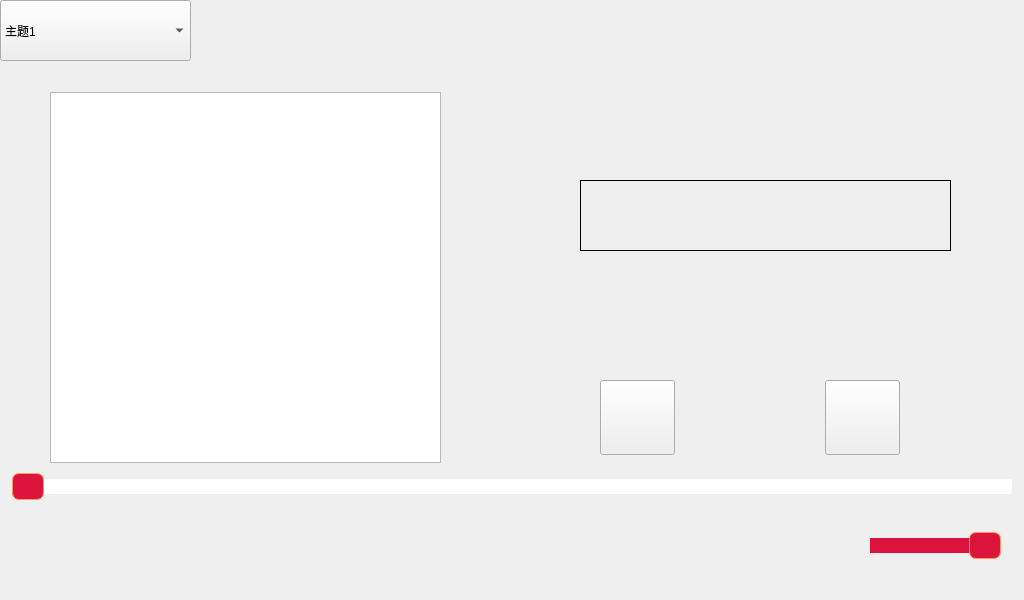
<?xml version="1.0" encoding="UTF-8"?>
<ui version="4.0">
 <class>Widget</class>
 <widget class="QWidget" name="Widget">
  <property name="geometry">
   <rect>
    <x>0</x>
    <y>0</y>
    <width>1024</width>
    <height>600</height>
   </rect>
  </property>
  <property name="mouseTracking">
   <bool>false</bool>
  </property>
  <property name="windowTitle">
   <string>Widget</string>
  </property>
  <widget class="QLabel" name="timeLabel">
   <property name="geometry">
    <rect>
     <x>60</x>
     <y>520</y>
     <width>251</width>
     <height>61</height>
    </rect>
   </property>
   <property name="font">
    <font>
     <family>Nirmala UI</family>
    </font>
   </property>
   <property name="styleSheet">
    <string notr="true">color:white;</string>
   </property>
   <property name="text">
    <string/>
   </property>
  </widget>
  <widget class="QPushButton" name="pushButtonMenu">
   <property name="geometry">
    <rect>
     <x>731</x>
     <y>11</y>
     <width>52</width>
     <height>49</height>
    </rect>
   </property>
   <property name="text">
    <string/>
   </property>
   <property name="icon">
    <iconset resource="image/res.qrc">
     <normaloff>:/fenlei.png</normaloff>:/fenlei.png</iconset>
   </property>
   <property name="iconSize">
    <size>
     <width>50</width>
     <height>50</height>
    </size>
   </property>
   <property name="flat">
    <bool>true</bool>
   </property>
  </widget>
  <widget class="QPushButton" name="pushButtonMy">
   <property name="geometry">
    <rect>
     <x>789</x>
     <y>11</y>
     <width>51</width>
     <height>49</height>
    </rect>
   </property>
   <property name="text">
    <string/>
   </property>
   <property name="icon">
    <iconset resource="image/res.qrc">
     <normaloff>:/home.png</normaloff>:/home.png</iconset>
   </property>
   <property name="iconSize">
    <size>
     <width>50</width>
     <height>50</height>
    </size>
   </property>
   <property name="flat">
    <bool>true</bool>
   </property>
  </widget>
  <widget class="QPushButton" name="pushButtonMin">
   <property name="geometry">
    <rect>
     <x>851</x>
     <y>11</y>
     <width>49</width>
     <height>49</height>
    </rect>
   </property>
   <property name="text">
    <string/>
   </property>
   <property name="icon">
    <iconset resource="image/res.qrc">
     <normaloff>:/min.png</normaloff>:/min.png</iconset>
   </property>
   <property name="iconSize">
    <size>
     <width>50</width>
     <height>50</height>
    </size>
   </property>
   <property name="flat">
    <bool>true</bool>
   </property>
  </widget>
  <widget class="QPushButton" name="pushButtonMax">
   <property name="geometry">
    <rect>
     <x>906</x>
     <y>11</y>
     <width>49</width>
     <height>49</height>
    </rect>
   </property>
   <property name="text">
    <string/>
   </property>
   <property name="icon">
    <iconset resource="image/res.qrc">
     <normaloff>:/max.png</normaloff>:/max.png</iconset>
   </property>
   <property name="iconSize">
    <size>
     <width>50</width>
     <height>50</height>
    </size>
   </property>
   <property name="flat">
    <bool>true</bool>
   </property>
  </widget>
  <widget class="QPushButton" name="pushButtonQuit">
   <property name="geometry">
    <rect>
     <x>961</x>
     <y>11</y>
     <width>49</width>
     <height>49</height>
    </rect>
   </property>
   <property name="text">
    <string/>
   </property>
   <property name="icon">
    <iconset resource="image/res.qrc">
     <normaloff>:/close.png</normaloff>:/close.png</iconset>
   </property>
   <property name="iconSize">
    <size>
     <width>50</width>
     <height>50</height>
    </size>
   </property>
   <property name="flat">
    <bool>true</bool>
   </property>
  </widget>
  <widget class="QLabel" name="labelBack1">
   <property name="geometry">
    <rect>
     <x>0</x>
     <y>0</y>
     <width>1024</width>
     <height>70</height>
    </rect>
   </property>
   <property name="text">
    <string/>
   </property>
  </widget>
  <widget class="QLabel" name="labelBack2">
   <property name="geometry">
    <rect>
     <x>0</x>
     <y>500</y>
     <width>1024</width>
     <height>100</height>
    </rect>
   </property>
   <property name="text">
    <string/>
   </property>
  </widget>
  <widget class="QPushButton" name="pushButtonPlay">
   <property name="geometry">
    <rect>
     <x>469</x>
     <y>501</y>
     <width>100</width>
     <height>100</height>
    </rect>
   </property>
   <property name="text">
    <string/>
   </property>
   <property name="iconSize">
    <size>
     <width>90</width>
     <height>90</height>
    </size>
   </property>
   <property name="checkable">
    <bool>false</bool>
   </property>
   <property name="flat">
    <bool>true</bool>
   </property>
  </widget>
  <widget class="QPushButton" name="pushButtonBefore">
   <property name="geometry">
    <rect>
     <x>371</x>
     <y>506</y>
     <width>92</width>
     <height>88</height>
    </rect>
   </property>
   <property name="text">
    <string/>
   </property>
   <property name="icon">
    <iconset resource="image/res.qrc">
     <normaloff>:/beforesong.png</normaloff>:/beforesong.png</iconset>
   </property>
   <property name="iconSize">
    <size>
     <width>80</width>
     <height>80</height>
    </size>
   </property>
   <property name="flat">
    <bool>true</bool>
   </property>
  </widget>
  <widget class="QPushButton" name="pushButtonNext">
   <property name="geometry">
    <rect>
     <x>577</x>
     <y>506</y>
     <width>92</width>
     <height>88</height>
    </rect>
   </property>
   <property name="text">
    <string/>
   </property>
   <property name="icon">
    <iconset resource="image/res.qrc">
     <normaloff>:/nextsong.png</normaloff>:/nextsong.png</iconset>
   </property>
   <property name="iconSize">
    <size>
     <width>80</width>
     <height>80</height>
    </size>
   </property>
   <property name="flat">
    <bool>true</bool>
   </property>
  </widget>
  <widget class="QPushButton" name="pushButtonSound">
   <property name="geometry">
    <rect>
     <x>810</x>
     <y>520</y>
     <width>51</width>
     <height>51</height>
    </rect>
   </property>
   <property name="text">
    <string/>
   </property>
   <property name="iconSize">
    <size>
     <width>50</width>
     <height>50</height>
    </size>
   </property>
   <property name="flat">
    <bool>true</bool>
   </property>
  </widget>
  <widget class="QSlider" name="horizontalSlider">
   <property name="geometry">
    <rect>
     <x>870</x>
     <y>530</y>
     <width>131</width>
     <height>31</height>
    </rect>
   </property>
   <property name="sizeIncrement">
    <size>
     <width>0</width>
     <height>0</height>
    </size>
   </property>
   <property name="focusPolicy">
    <enum>Qt::StrongFocus</enum>
   </property>
   <property name="contextMenuPolicy">
    <enum>Qt::DefaultContextMenu</enum>
   </property>
   <property name="acceptDrops">
    <bool>false</bool>
   </property>
   <property name="layoutDirection">
    <enum>Qt::LeftToRight</enum>
   </property>
   <property name="autoFillBackground">
    <bool>false</bool>
   </property>
   <property name="styleSheet">
    <string notr="true">QSlider::groove:horizontal {
 
border: 0px solid #bbb;
 
}
 
QSlider::sub-page:horizontal {
 
background: rgb(220,20,60);
 
border-radius: 0px;
 
margin-top:8px;
 
margin-bottom:8px;
 
}
 
QSlider::add-page:horizontal {
 
background: rgb(255,255, 255);
 
border: 0px solid #777;
 
border-radius: 2px;
 
margin-top:8px;
 
margin-bottom:8px;
 
}
 
QSlider::handle:horizontal {
 
background: rgb(220,20,60);
 
border: 1px solid rgb(255,153,102);
 
width: 30px;
 
height:20px;
 
border-radius: 7px;
 
margin-top:2px;
 
margin-bottom:2px;
 
}
 
QSlider::handle:horizontal:hover {
 
background: rgb(255,128,6);
 
border: 1px solid rgba(102,102,102,102);
 
border-radius: 7px;
 
}
 
QSlider::sub-page:horizontal:disabled {
 
background: #bbb;
 
border-color: #999;
 
}
 
QSlider::add-page:horizontal:disabled {
 
background: #eee;
 
border-color: #999;
 
}
 
QSlider::handle:horizontal:disabled {
 
background: #eee;
 
border: 1px solid #aaa;
 
border-radius: 4px;
 
}</string>
   </property>
   <property name="singleStep">
    <number>0</number>
   </property>
   <property name="sliderPosition">
    <number>99</number>
   </property>
   <property name="orientation">
    <enum>Qt::Horizontal</enum>
   </property>
   <property name="invertedControls">
    <bool>false</bool>
   </property>
   <property name="tickPosition">
    <enum>QSlider::NoTicks</enum>
   </property>
   <property name="tickInterval">
    <number>10</number>
   </property>
  </widget>
  <widget class="QSlider" name="SliderJDT">
   <property name="geometry">
    <rect>
     <x>12</x>
     <y>471</y>
     <width>1000</width>
     <height>31</height>
    </rect>
   </property>
   <property name="styleSheet">
    <string notr="true">QSlider::groove:horizontal {
 
border: 0px solid #bbb;
 
}
 
QSlider::sub-page:horizontal {
 
background: rgb(220,20,60);
 
border-radius: 0px;
 
margin-top:8px;
 
margin-bottom:8px;
 
}
 
QSlider::add-page:horizontal {
 
background: rgb(255,255, 255);
 
border: 0px solid #777;
 
border-radius: 2px;
 
margin-top:8px;
 
margin-bottom:8px;
 
}
 
QSlider::handle:horizontal {
 
background: rgb(220,20,60);
 
border: 1px solid rgb(255,153,102);
 
width: 30px;
 
height:80px;
 
border-radius: 7px;
 
margin-top:2px;
 
margin-bottom:2px;
 
}
 
QSlider::handle:horizontal:hover {
 
background: rgb(255,128,6);
 
border: 1px solid rgba(102,102,102,102);
 
border-radius: 7px;
 
}
 
QSlider::sub-page:horizontal:disabled {
 
background: #bbb;
 
border-color: #999;
 
}
 
QSlider::add-page:horizontal:disabled {
 
background: #eee;
 
border-color: #999;
 
}
 
QSlider::handle:horizontal:disabled {
 
background: #eee;
 
border: 1px solid #aaa;
 
border-radius: 4px;
 
}</string>
   </property>
   <property name="maximum">
    <number>100</number>
   </property>
   <property name="orientation">
    <enum>Qt::Horizontal</enum>
   </property>
   <property name="tickPosition">
    <enum>QSlider::NoTicks</enum>
   </property>
  </widget>
  <widget class="QListWidget" name="listPlay">
   <property name="geometry">
    <rect>
     <x>50</x>
     <y>92</y>
     <width>391</width>
     <height>371</height>
    </rect>
   </property>
  </widget>
  <widget class="QPushButton" name="pushButtonLRC">
   <property name="geometry">
    <rect>
     <x>750</x>
     <y>520</y>
     <width>51</width>
     <height>51</height>
    </rect>
   </property>
   <property name="text">
    <string/>
   </property>
   <property name="icon">
    <iconset resource="image/res.qrc">
     <normaloff>:/shouqi.png</normaloff>:/shouqi.png</iconset>
   </property>
   <property name="iconSize">
    <size>
     <width>50</width>
     <height>50</height>
    </size>
   </property>
   <property name="flat">
    <bool>true</bool>
   </property>
  </widget>
  <widget class="QPushButton" name="pushButtonSingle">
   <property name="geometry">
    <rect>
     <x>600</x>
     <y>380</y>
     <width>75</width>
     <height>75</height>
    </rect>
   </property>
   <property name="text">
    <string/>
   </property>
   <property name="icon">
    <iconset resource="image/res.qrc">
     <normaloff>:/danqu.png</normaloff>:/danqu.png</iconset>
   </property>
   <property name="iconSize">
    <size>
     <width>70</width>
     <height>70</height>
    </size>
   </property>
  </widget>
  <widget class="QPushButton" name="pushButtonList">
   <property name="geometry">
    <rect>
     <x>825</x>
     <y>380</y>
     <width>75</width>
     <height>75</height>
    </rect>
   </property>
   <property name="text">
    <string/>
   </property>
   <property name="icon">
    <iconset resource="image/res.qrc">
     <normaloff>:/xunhuan.png</normaloff>:/xunhuan.png</iconset>
   </property>
   <property name="iconSize">
    <size>
     <width>70</width>
     <height>70</height>
    </size>
   </property>
  </widget>
  <widget class="QLabel" name="labelPlayType">
   <property name="geometry">
    <rect>
     <x>600</x>
     <y>330</y>
     <width>300</width>
     <height>41</height>
    </rect>
   </property>
   <property name="frameShape">
    <enum>QFrame::NoFrame</enum>
   </property>
   <property name="text">
    <string/>
   </property>
   <property name="alignment">
    <set>Qt::AlignCenter</set>
   </property>
  </widget>
  <widget class="QComboBox" name="comboBoxStyle">
   <property name="geometry">
    <rect>
     <x>0</x>
     <y>0</y>
     <width>191</width>
     <height>61</height>
    </rect>
   </property>
   <item>
    <property name="text">
     <string>主题1</string>
    </property>
   </item>
   <item>
    <property name="text">
     <string>主题2</string>
    </property>
   </item>
   <item>
    <property name="text">
     <string>主题3</string>
    </property>
   </item>
   <item>
    <property name="text">
     <string>主题4</string>
    </property>
   </item>
   <item>
    <property name="text">
     <string>主题5</string>
    </property>
   </item>
  </widget>
  <widget class="QLabel" name="labelSongName">
   <property name="geometry">
    <rect>
     <x>580</x>
     <y>180</y>
     <width>371</width>
     <height>71</height>
    </rect>
   </property>
   <property name="layoutDirection">
    <enum>Qt::LeftToRight</enum>
   </property>
   <property name="frameShape">
    <enum>QFrame::Box</enum>
   </property>
   <property name="text">
    <string/>
   </property>
   <property name="alignment">
    <set>Qt::AlignCenter</set>
   </property>
  </widget>
  <zorder>labelBack1</zorder>
  <zorder>labelBack2</zorder>
  <zorder>pushButtonMenu</zorder>
  <zorder>pushButtonMy</zorder>
  <zorder>pushButtonMin</zorder>
  <zorder>pushButtonMax</zorder>
  <zorder>pushButtonQuit</zorder>
  <zorder>pushButtonPlay</zorder>
  <zorder>pushButtonBefore</zorder>
  <zorder>pushButtonNext</zorder>
  <zorder>timeLabel</zorder>
  <zorder>pushButtonSound</zorder>
  <zorder>horizontalSlider</zorder>
  <zorder>SliderJDT</zorder>
  <zorder>listPlay</zorder>
  <zorder>pushButtonLRC</zorder>
  <zorder>pushButtonSingle</zorder>
  <zorder>pushButtonList</zorder>
  <zorder>labelPlayType</zorder>
  <zorder>comboBoxStyle</zorder>
  <zorder>labelSongName</zorder>
 </widget>
 <layoutdefault spacing="6" margin="11"/>
 <resources>
  <include location="image/res.qrc"/>
 </resources>
 <connections/>
</ui>
